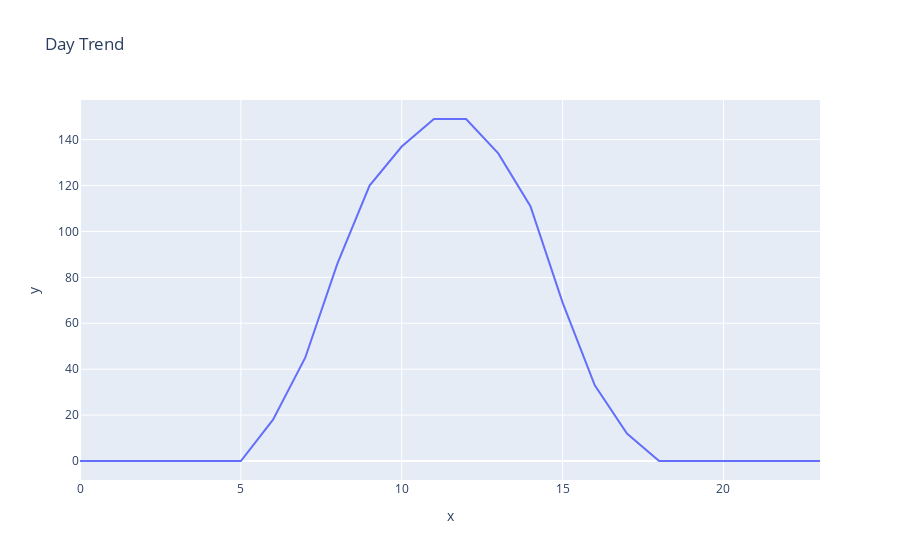

The notebook cell this image was saved under:
### Code cell
import plotly.express as px
import pandas as pd

df = pd.DataFrame(dict(
    x = data['hour'],
    y = data['total_e']
))
fig = px.line(df, x="x", y="y", title="Day Trend") 
fig.show()

### Figure 1 — Plotly figure (JSON) as saved in the notebook; plotly's stock layout.template omitted (floating-point values rounded to 4 significant figures)
{"data": [{"hovertemplate": "x=%{x}<br>y=%{y}<extra></extra>", "legendgroup": "", "line": {"color": "#636efa", "dash": "solid"}, "marker": {"symbol": "circle"}, "mode": "lines", "name": "", "orientation": "v", "showlegend": false, "type": "scatter", "x": [0, 1, 2, 3, 4, 5, 6, 7, 8, 9, 10, 11, 12, 13, 14, 15, 16, 17, 18, 19, 20, 21, 22, 23], "xaxis": "x", "y": [0, 0, 0, 0, 0, 0, 18, 45, 86, 120, 137, 149, 149, 134, 111, 69, 33, 12, 0, 0, 0, 0, 0, 0], "yaxis": "y"}], "layout": {"autosize": true, "legend": {"tracegroupgap": 0}, "title": {"text": "Day Trend"}, "xaxis": {"anchor": "y", "autorange": true, "domain": [0, 1], "range": [0, 23], "title": {"text": "x"}, "type": "linear"}, "yaxis": {"anchor": "x", "autorange": true, "domain": [0, 1], "range": [-8.278, 157.3], "title": {"text": "y"}, "type": "linear"}}}
